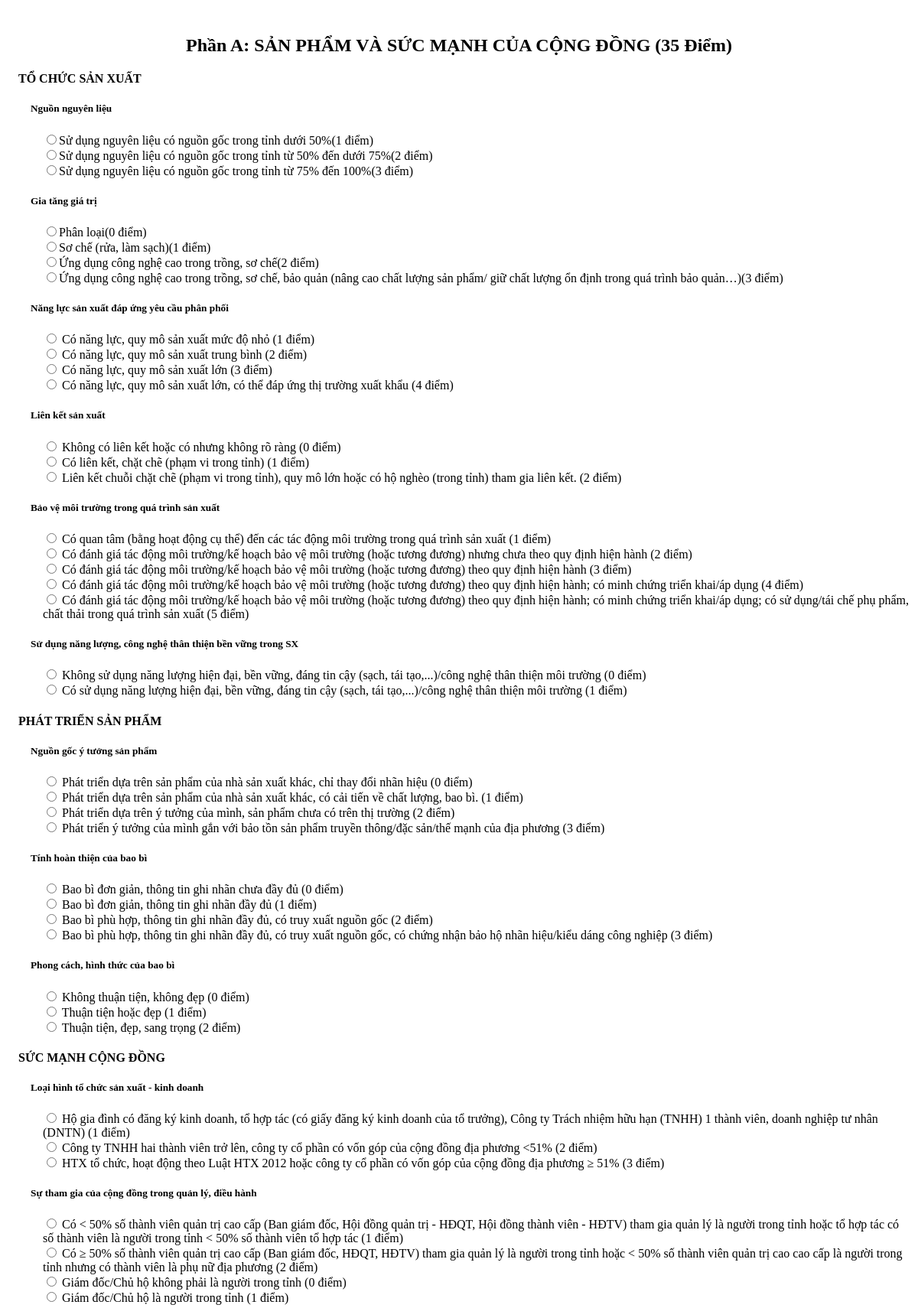
Page /?url=Product/DanhGia/1 (upper part) on the committed database.
### tables this page shows
CREATE TABLE `tb_bo_tieu_chi` (
  `id` int NOT NULL,
  `id_phan` int NOT NULL,
  `phan` text NOT NULL,
  `id_nhom_tc` int NOT NULL,
  `nhom_tc` text NOT NULL,
  `id_tieu_chi` int NOT NULL,
  `tieu_chi` text NOT NULL,
  `id_lua_chon` int NOT NULL,
  `lua_chon` text NOT NULL,
  `diem` int NOT NULL,
  `time` timestamp NULL DEFAULT CURRENT_TIMESTAMP
);

### mvc/controller/ProductController.php (called while the page is built, shortened)
<?php
    class Product extends Controller{
        function DanhGia($id){
            $model = $this->model('PhieuDanhGia');
            $object = $model->get($id);
            $this->view("Product/PhieuDanhGia",["data" => $object]);
        }
    }

### mvc/core/app.php (called while the page is built, shortened)
<?php
    class App{
        var $action;
        var $params=[];
        private $defaultController = "Home";
        private $defaultAction = "Welcome";
        function __construct(){
            $url = $this->getProcess();
            $temp = array_shift($url);
            if(file_exists('./mvc/controller/'.$temp.'Controller.php')){
                 $this->controller= $temp;
                 $temp = array_shift($url);
                 require_once './mvc/controller/'.$this->controller.'Controller.php';
                 if(method_exists($this->controller,$temp)){
                    $this->action = $temp;
                    $this->params = array_values($url);
                 }
                 else{
                     $this->action = $this->defaultAction;
                 }
            }else{
                 $this->controller = $this->defaultController;
                 $this->action=$this->defaultAction;
                 require_once './mvc/controller/'.$this->controller.'Controller.php';
            }
            $obj = new $this->controller;
            call_user_func_array([$obj,$this->action],$this->params);
        }
        function getProcess(){
            $url = explode('/',filter_var(trim($_GET['url'])));
            return $url;
        }
    }

### index.php (called while the page is built, shortened)
<?php
    $app = new App();
?>

### mvc/core/DataBaseHandler.php (called while the page is built, shortened)
<?php
    class DB{
        var $host;
        var $user;
        var $pass;
        var $dbName;
        var $conn;
        function __construct(){
            $this->dbName = Config::$dbName;
            $this->host = Config::$dbHost;
            $this->user = Config::$dbUser;
            $this->pass = Config::$dbPass;
            $this->conn = null;
        }
        function getConnection(){
            if($this->conn == null){
                $this->conn = new mysqli($this->host,$this->user,$this->pass, $this->dbName);
                $this->conn->set_charset("UTF8");
            }
            return $this->conn;
        }
        function select($sql){
            $result = null;
            if($this->conn){
                $result = $this->conn->query($sql);
            }
            return $result;
        }
        function closeConnection(){
            if($this->conn){
                $this->conn = null;
            }
        }
    }

### mvc/models/PhieuDanhGia.php (called while the page is built, shortened)
<?php
    class PhieuDanhGia extends DB{
        function get($id){
            $sql = "select distinct id_phan, phan from tb_bo_tieu_chi where id='$id'";
            $parts = $this->select($sql);
            $result=[];
            foreach($parts as $part){
                $partRow = [
                    "id"=>$part["id_phan"],
                    "content" =>$part["phan"]
                ];
                $sql = "select distinct id_nhom_tc,nhom_tc from tb_bo_tieu_chi where id = '$id' and id_phan = '".$partRow['id']."' ";
                $groups = $this->select($sql);
                $groupSet=[];
                foreach($groups as $group){
                    $groupRow = [
                        'id' =>$group["id_nhom_tc"],
                        'content' => $group["nhom_tc"]
                    ];
                    $sql = "select distinct id_tieu_chi,tieu_chi from tb_bo_tieu_chi where id = '$id' and id_phan = '".$partRow['id']."' and id_nhom_tc = '".$groupRow['id']."'";
                    $cacTieuChi = $this->select($sql);
                    $tieuChiSet=[];
                    foreach($cacTieuChi as $tieuChi){
                        $tieuChiRow=[
                            'id' => $tieuChi['id_tieu_chi'],
                            'content' => $tieuChi['tieu_chi']
                        ];
                        $sql = "select id_lua_chon, lua_chon, diem from tb_bo_tieu_chi where id = '$id'
                            and id_phan = '".$partRow['id']."' and id_nhom_tc = '".$groupRow['id']."'
                            and id_tieu_chi = '".$tieuChiRow['id']."'
                            ";
                        $choices = $this->select($sql);
                        $choiceSet=[];
                        foreach($choices as $choice){
                            $choiceRow = [
                                'id' => $choice['id_lua_chon'],
                                'content' => $choice['lua_chon'],
                                'score' => $choice['diem']
                            ];
                            $choiceSet[]=$choiceRow;
                        }
                        $tieuChiRow['choices'] =$choiceSet;
                        $tieuChiSet[]=$tieuChiRow;
                    }
                    $groupRow["children"] = $tieuChiSet;
                    $groupSet[] = $groupRow;
                }
                $partRow["children"] = $groupSet;
                $result[] = $partRow;
            }
            return $result;
        }
    }

### mvc/views/Product/PhieuDanhGia.php (the view, shortened to what this page needs)
<!DOCTYPE html>
<html lang="en">
<head>
</head>
<body>
    <form id="form" action="./TestLinhTinh/recieve.php" method="post">
        <?php
            $phieu = $params['data'];
            foreach($phieu as $phan){
                echo '<h2>'.$phan['content'].'</h2>';
                $nhomTC = $phan['children'];
                foreach($nhomTC as $nhom){
                    echo '<h4>'.$nhom['content'].'</h4>';
                    $cacTC = $nhom['children'];
                    foreach($cacTC as $tc){
                        echo "<h5>".$tc['content']."</h5>";
                        $choices = $tc['choices'];
                        foreach($choices as $choice){
                            echo '<div>';
                            echo '<input type="radio" name="tieuchi['.$phan['id'].']['.$nhom['id'].']['.$tc['id'].']" value = "'.$choice['id'].'-'.$choice['score'].'"';
                            echo 'id="">';
                            echo '<span>'.$choice['content'].'('.$choice['score'].' điểm)</span>';
                            echo '</div>';
                        }
                    }
                }
            }
        ?>
    </form>
</body>
</html>

### mvc/core/Controller.php (shortened to what this page needs)
<?php
class Controller{
    function view($view, $params = []){
        $filePath = './mvc/views/'.$view.'.php';
        if(file_exists($filePath)){
            require_once $filePath;
        }
    }
}

### mvc/views/Product/PhieuDanhGia.php (style rules this page uses)
h2 { text-align:center; }
h4 { margin-left: 1rem; }
h5 { margin-left: 2rem; }
div { margin-left: 3rem; }

### rows in the picture
tb_bo_tieu_chi: lua_chon "Sử dụng nguyên liệu có nguồn gốc trong tỉnh dưới 50%", score "1"
tb_bo_tieu_chi: lua_chon "Sử dụng nguyên liệu có nguồn gốc trong tỉnh từ 50% đến dưới 75%", score "2"
tb_bo_tieu_chi: lua_chon "Sử dụng nguyên liệu có nguồn gốc trong tỉnh từ 75% đến 100%", score "3"
tb_bo_tieu_chi: lua_chon "Phân loại", diem "0"
tb_bo_tieu_chi: lua_chon "Sơ chế (rửa, làm sạch)", diem "1"
tb_bo_tieu_chi: lua_chon "Ứng dụng công nghệ cao trong trồng, sơ chế", diem "2"
tb_bo_tieu_chi: lua_chon "Có năng lực, quy mô sản xuất mức độ nhỏ", score "1"
tb_bo_tieu_chi: lua_chon "Có năng lực, quy mô sản xuất trung bình", score "2"
tb_bo_tieu_chi: lua_chon "Có năng lực, quy mô sản xuất lớn", score "3"
tb_bo_tieu_chi: lua_chon "Có năng lực, quy mô sản xuất lớn, có thể đáp ứng thị trường xuất khẩu", score "4"
tb_bo_tieu_chi: lua_chon "Không có liên kết hoặc có nhưng không rõ ràng", diem "0"
tb_bo_tieu_chi: lua_chon "Có liên kết, chặt chẽ (phạm vi trong tỉnh)", diem "1"
tb_bo_tieu_chi: lua_chon "Liên kết chuỗi chặt chẽ (phạm vi trong tỉnh), quy mô lớn hoặc có hộ nghèo (trong tỉnh) tham gia liên kết.", diem "2"
tb_bo_tieu_chi: lua_chon "Có quan tâm (bằng hoạt động cụ thể) đến các tác động môi trường trong quá trình sản xuất", score "1"
tb_bo_tieu_chi: lua_chon "Có đánh giá tác động môi trường/kế hoạch bảo vệ môi trường (hoặc tương đương) nhưng chưa theo quy định hiện hành", score "2"
tb_bo_tieu_chi: lua_chon "Có đánh giá tác động môi trường/kế hoạch bảo vệ môi trường (hoặc tương đương) theo quy định hiện hành", score "3"
tb_bo_tieu_chi: lua_chon "Không sử dụng năng lượng hiện đại, bền vững, đáng tin cậy (sạch, tái tạo,...)/công nghệ thân thiện môi trường", diem "0"
tb_bo_tieu_chi: lua_chon "Có sử dụng năng lượng hiện đại, bền vững, đáng tin cậy (sạch, tái tạo,...)/công nghệ thân thiện môi trường", diem "1"
tb_bo_tieu_chi: lua_chon "Phát triển dựa trên sản phẩm của nhà sản xuất khác, chỉ thay đổi nhãn hiệu", diem "0"
tb_bo_tieu_chi: lua_chon "Phát triển dựa trên sản phẩm của nhà sản xuất khác, có cải tiến về chất lượng, bao bì.", diem "1"
tb_bo_tieu_chi: lua_chon "Phát triển dựa trên ý tưởng của mình, sản phẩm chưa có trên thị trường", diem "2"
tb_bo_tieu_chi: lua_chon "Phát triển ý tưởng của mình gắn với bảo tồn sản phẩm truyền thông/đặc sản/thế mạnh của địa phương", diem "3"
tb_bo_tieu_chi: lua_chon "Bao bì đơn giản, thông tin ghi nhãn chưa đầy đủ", diem "0"
tb_bo_tieu_chi: lua_chon "Bao bì đơn giản, thông tin ghi nhãn đầy đủ", diem "1"
tb_bo_tieu_chi: lua_chon "Bao bì phù hợp, thông tin ghi nhãn đầy đủ, có truy xuất nguồn gốc", diem "2"
tb_bo_tieu_chi: lua_chon "Bao bì phù hợp, thông tin ghi nhãn đầy đủ, có truy xuất nguồn gốc, có chứng nhận bảo hộ nhãn hiệu/kiểu dáng công nghiệp", diem "3"
tb_bo_tieu_chi: lua_chon "Không thuận tiện, không đẹp", diem "0"
tb_bo_tieu_chi: lua_chon "Thuận tiện hoặc đẹp", diem "1"
tb_bo_tieu_chi: lua_chon "Thuận tiện, đẹp, sang trọng", diem "2"
tb_bo_tieu_chi: lua_chon "Công ty TNHH hai thành viên trở lên, công ty cổ phần có vốn góp của cộng đồng địa phương <51%", score "2"
tb_bo_tieu_chi: lua_chon "HTX tổ chức, hoạt động theo Luật HTX 2012 hoặc công ty cổ phần có vốn góp của cộng đồng địa phương ≥ 51%", score "3"
tb_bo_tieu_chi: lua_chon "Giám đốc/Chủ hộ không phải là người trong tỉnh", diem "0"
tb_bo_tieu_chi: lua_chon "Giám đốc/Chủ hộ là người trong tỉnh", diem "1"

### other values in the picture
$phan['content'] "Phần A: SẢN PHẨM VÀ SỨC MẠNH CỦA CỘNG ĐỒNG (35 Điểm)"
$nhom['content'] "TỔ CHỨC SẢN XUẤT"
$tc['content'] "Nguồn nguyên liệu"
$tc['content'] "Gia tăng giá trị"
$choice['content'] "Ứng dụng công nghệ cao trong trồng, sơ chế, bảo quản (nâng cao chất lượng sản phẩm/ giữ chất lượng ổn định trong quá trình bảo quản…)"
$choice['score'] "3"
$tc['content'] "Năng lực sản xuất đáp ứng yêu cầu phân phối"
$tc['content'] "Liên kết sản xuất"
$tc['content'] "Bảo vệ môi trường trong quá trình sản xuất"
$choice['content'] "Có đánh giá tác động môi trường/kế hoạch bảo vệ môi trường (hoặc tương đương) theo quy định hiện hành; có minh chứng triển khai/áp dụng"
$choice['score'] "4"
$choice['content'] "Có đánh giá tác động môi trường/kế hoạch bảo vệ môi trường (hoặc tương đương) theo quy định hiện hành; có minh chứng triển khai/áp dụng; có sử dụng/tái chế phụ phẩm, chất thải trong quá trình sản xuất"
$choice['score'] "5"
$tc['content'] "Sử dụng năng lượng, công nghệ thân thiện bền vững trong SX"
$nhom['content'] "PHÁT TRIỂN SẢN PHẨM"
